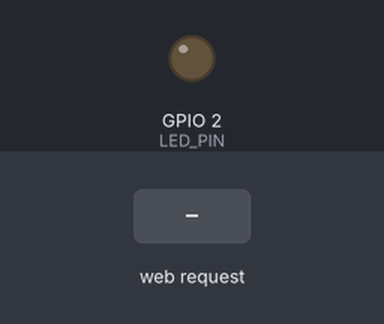
Simulated run of this sketch. Board: ESP32. Parts: output pins drawn as LEDs (lit = HIGH). The test bench sets the inputs (shaded band). WiFi joins after 1.5 s; servers stay silent unless stated; what the sketch prints to the serial monitor is not drawn.

Above: at 2.7 s.
2.8 s: HTTP request GET /H received
At 4.0 s:
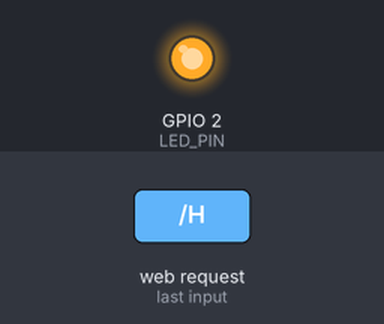
4.3 s: HTTP request GET /L received
At 5.3 s:
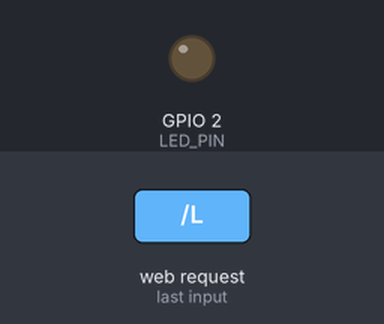
Timing chart, 0 to 7.3 s (numbered marks = the images above; inputs shaded):
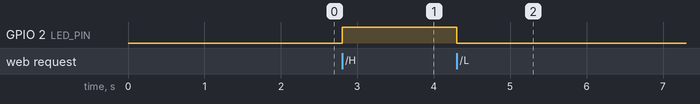

Measured:
- after the input at 2.8 s, GPIO 2 (LED_PIN): LOW → HIGH at once
- after the input at 4.3 s, GPIO 2 (LED_PIN): HIGH → LOW at once

The sketch:

ota_renew.ino
```cpp
/********************************************************************************
 * Sending data to a local Page
 *  => Temp/Hum from a DHT22 Sensor
 *  => Generic data from a analog input (potentiometer)
 *
 * Receiving commands from a local page
 *  ==> Turning ON/OFF a LED
 *
 * Based on original SimpleWiFiServer created for on Arduino 25 Nov 2012 by Tom Igoe
 * and ported for sparkfun esp32 on 31.01.2017 by Jan Hendrik Berlin
 *
 * MJRoBot.org 9Sept17
 ********************************************************************************/

/* WiFi parameters and credentials */
#include <WiFi.h>
#include <ElegantOTA.h>

const char* ssid     = "blackKareem";
const char* password = "pokemon1998@##";
WiFiServer server(80);

const int LED_PIN = 2;

void setup()
{
  Serial.begin(115200);
  pinMode(LED_PIN, OUTPUT);
  delay(10);

  connectWiFi();

  // Setup ElegantOTA
  ElegantOTA.begin(&server);
  server.begin();
}

void loop()
{
  WiFiLocalWebPageCtrl();
  server.handleClient(); // Handle OTA and client requests
  ElegantOTA.loop();
}

/***************************************************
* Send and receive data from Local Page
****************************************************/
void WiFiLocalWebPageCtrl(void)
{
  WiFiClient client = server.available();   // listen for incoming clients
  if (client) {                             // if you get a client,
    Serial.println("New Client.");           // print a message out the serial port
    String currentLine = "";                // make a String to hold incoming data from the client
    while (client.connected()) {            // loop while the client's connected
      if (client.available()) {             // if there's bytes to read from the client,
        char c = client.read();             // read a byte, then
        Serial.write(c);                    // print it out the serial monitor
        if (c == '\n') {                    // if the byte is a newline character

          // if the current line is blank, you got two newline characters in a row.
          // that's the end of the client HTTP request, so send a response:
          if (currentLine.length() == 0) {
            // HTTP headers always start with a response code (e.g. HTTP/1.1 200 OK)
            // and a content-type so the client knows what's coming, then a blank line:
            client.println("HTTP/1.1 200 OK");
            client.println("Content-type:text/html");
            client.println();

            // the content of the HTTP response follows the header:
            client.print("Click <a href=\"/H\">here</a> to turn the LED on.<br>");
            client.print("Click <a href=\"/L\">here</a> to turn the LED off.<br>");

            // The HTTP response ends with another blank line:
            client.println();
            // break out of the while loop:
            break;
          } else {    // if you got a newline, then clear currentLine:
            currentLine = "";
          }
        } else if (c != '\r') {  // if you got anything else but a carriage return character,
          currentLine += c;      // add it to the end of the currentLine
        }

        // Check to see if the client request was "GET /H" or "GET /L":
        if (currentLine.endsWith("GET /H")) {
          digitalWrite(LED_PIN, HIGH);               // GET /H turns the LED on
        }
        if (currentLine.endsWith("GET /L")) {
          digitalWrite(LED_PIN, LOW);                // GET /L turns the LED off
        }
      }
    }
    // close the connection:
    client.stop();
    Serial.println("Client Disconnected.");
  }
}

/***************************************************
* Connecting to a WiFi network
****************************************************/
void connectWiFi(void)
{
  Serial.println();
  Serial.println();
  Serial.print("Connecting to ");
  Serial.println(ssid);
  WiFi.begin(ssid, password);
  while (WiFi.status() != WL_CONNECTED)
  {
    delay(500);
    Serial.print(".");
  }
  Serial.println("");
  Serial.println("WiFi connected.");
  Serial.println("IP address: ");
  Serial.println(WiFi.localIP());

  server.begin();
}
```
